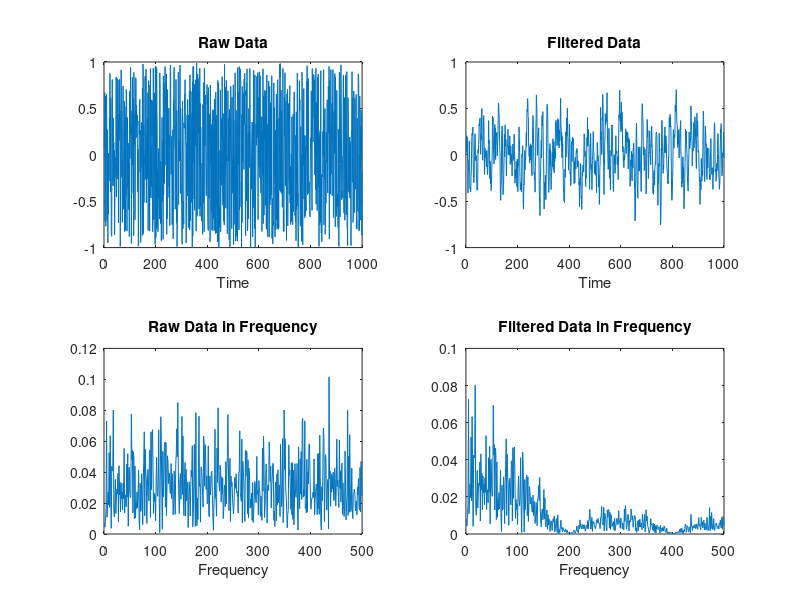

The MATLAB source for this figure:
% one type of low pass filter
% forward coefficients b[n] and backward coefficients a[n]
n_samples = 1000;
% create filter coefficients for 5-points moving average
taps = [.2 .2 .2 .2 .2];
% raw data from -1 to 1 as the return value of rand is (0, 1);
% 2 * (0, 1) - 1 <===> (-1, 1);
x = (rand(n_samples, 1) * 2 ) - 1;

filtered_data = filter(taps, 1, x);

fft_samples = n_samples;
half_samples = fft_samples / 2;

x_fft = abs(fft(x)) / half_samples; 
filtered_data_fft = abs(fft(filtered_data)) / half_samples;

subplot(2, 2, 1);
plot(x);
title('Raw Data');
xlabel('Time');

subplot(2, 2, 2);
plot(filtered_data); 
title('Filtered Data');
xlabel('Time');

subplot(2, 2, 3);
plot(x_fft(1:half_samples));
title('Raw Data in Frequency');
xlabel('Frequency');

subplot(2, 2, 4);
plot(filtered_data_fft(1:half_samples));
title('Filtered Data in Frequency');
xlabel('Frequency');
